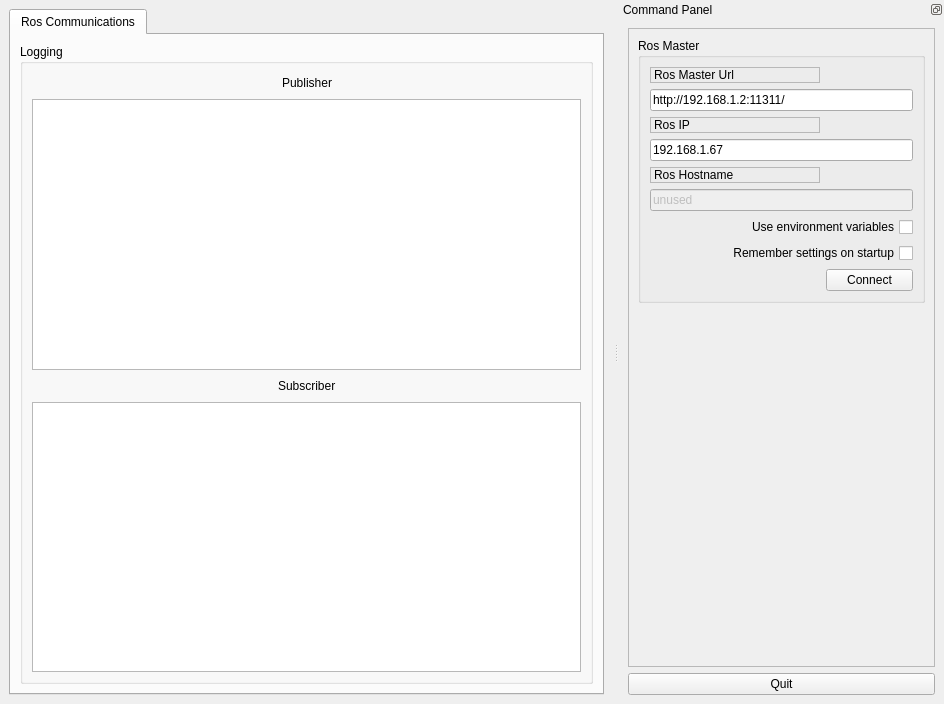
<?xml version="1.0" encoding="UTF-8"?>
<ui version="4.0">
 <class>MainWindowDesign</class>
 <widget class="QMainWindow" name="MainWindowDesign">
  <property name="geometry">
   <rect>
    <x>0</x>
    <y>0</y>
    <width>944</width>
    <height>704</height>
   </rect>
  </property>
  <property name="windowTitle">
   <string>RosQtGUI</string>
  </property>
  <property name="windowIcon">
   <iconset resource="../resources/images.qrc">
    <normaloff>:/images/logo.png</normaloff>:/images/logo.png</iconset>
  </property>
  <property name="locale">
   <locale language="English" country="Australia"/>
  </property>
  <widget class="QWidget" name="centralwidget">
   <layout class="QHBoxLayout">
    <item>
     <widget class="QTabWidget" name="tab_manager">
      <property name="minimumSize">
       <size>
        <width>100</width>
        <height>0</height>
       </size>
      </property>
      <property name="locale">
       <locale language="English" country="Australia"/>
      </property>
      <property name="currentIndex">
       <number>0</number>
      </property>
      <widget class="QWidget" name="tab_status">
       <attribute name="title">
        <string>Ros Communications</string>
       </attribute>
       <layout class="QVBoxLayout" name="verticalLayout_2">
        <item>
         <widget class="QGroupBox" name="groupBox_12">
          <property name="sizePolicy">
           <sizepolicy hsizetype="MinimumExpanding" vsizetype="Preferred">
            <horstretch>0</horstretch>
            <verstretch>0</verstretch>
           </sizepolicy>
          </property>
          <property name="title">
           <string>Logging</string>
          </property>
          <layout class="QVBoxLayout" name="verticalLayout_4">
           <item>
            <layout class="QHBoxLayout" name="horizontalLayout">
             <item>
              <spacer name="horizontalSpacer_2">
               <property name="orientation">
                <enum>Qt::Horizontal</enum>
               </property>
               <property name="sizeHint" stdset="0">
                <size>
                 <width>40</width>
                 <height>20</height>
                </size>
               </property>
              </spacer>
             </item>
             <item>
              <widget class="QLabel" name="label_4">
               <property name="text">
                <string>Publisher</string>
               </property>
              </widget>
             </item>
             <item>
              <spacer name="horizontalSpacer_3">
               <property name="orientation">
                <enum>Qt::Horizontal</enum>
               </property>
               <property name="sizeHint" stdset="0">
                <size>
                 <width>40</width>
                 <height>20</height>
                </size>
               </property>
              </spacer>
             </item>
            </layout>
           </item>
           <item>
            <widget class="QListView" name="view_logging"/>
           </item>
           <item>
            <layout class="QHBoxLayout" name="horizontalLayout_2">
             <item>
              <spacer name="horizontalSpacer_5">
               <property name="orientation">
                <enum>Qt::Horizontal</enum>
               </property>
               <property name="sizeHint" stdset="0">
                <size>
                 <width>40</width>
                 <height>20</height>
                </size>
               </property>
              </spacer>
             </item>
             <item>
              <widget class="QLabel" name="label_5">
               <property name="text">
                <string>Subscriber</string>
               </property>
              </widget>
             </item>
             <item>
              <spacer name="horizontalSpacer_4">
               <property name="orientation">
                <enum>Qt::Horizontal</enum>
               </property>
               <property name="sizeHint" stdset="0">
                <size>
                 <width>40</width>
                 <height>20</height>
                </size>
               </property>
              </spacer>
             </item>
            </layout>
           </item>
           <item>
            <widget class="QListView" name="view_listen"/>
           </item>
          </layout>
         </widget>
        </item>
       </layout>
      </widget>
     </widget>
    </item>
   </layout>
  </widget>
  <widget class="QDockWidget" name="dock_status">
   <property name="sizePolicy">
    <sizepolicy hsizetype="Minimum" vsizetype="Preferred">
     <horstretch>0</horstretch>
     <verstretch>0</verstretch>
    </sizepolicy>
   </property>
   <property name="minimumSize">
    <size>
     <width>325</width>
     <height>395</height>
    </size>
   </property>
   <property name="features">
    <set>QDockWidget::DockWidgetFloatable|QDockWidget::DockWidgetMovable</set>
   </property>
   <property name="allowedAreas">
    <set>Qt::RightDockWidgetArea</set>
   </property>
   <property name="windowTitle">
    <string>Command Panel</string>
   </property>
   <attribute name="dockWidgetArea">
    <number>2</number>
   </attribute>
   <widget class="QWidget" name="dockWidgetContents_2">
    <layout class="QVBoxLayout" name="verticalLayout">
     <item>
      <widget class="QFrame" name="frame">
       <property name="sizePolicy">
        <sizepolicy hsizetype="Minimum" vsizetype="Preferred">
         <horstretch>0</horstretch>
         <verstretch>0</verstretch>
        </sizepolicy>
       </property>
       <property name="frameShape">
        <enum>QFrame::StyledPanel</enum>
       </property>
       <property name="frameShadow">
        <enum>QFrame::Raised</enum>
       </property>
       <layout class="QVBoxLayout" name="verticalLayout_3">
        <item>
         <widget class="QGroupBox" name="groupBox">
          <property name="title">
           <string>Ros Master</string>
          </property>
          <layout class="QGridLayout" name="gridLayout">
           <item row="0" column="0">
            <widget class="QLabel" name="label">
             <property name="frameShape">
              <enum>QFrame::StyledPanel</enum>
             </property>
             <property name="frameShadow">
              <enum>QFrame::Raised</enum>
             </property>
             <property name="text">
              <string>Ros Master Url</string>
             </property>
            </widget>
           </item>
           <item row="1" column="0" colspan="2">
            <widget class="QLineEdit" name="line_edit_master">
             <property name="text">
              <string>http://192.168.1.2:11311/</string>
             </property>
            </widget>
           </item>
           <item row="2" column="0">
            <widget class="QLabel" name="label_2">
             <property name="frameShape">
              <enum>QFrame::StyledPanel</enum>
             </property>
             <property name="frameShadow">
              <enum>QFrame::Raised</enum>
             </property>
             <property name="text">
              <string>Ros IP</string>
             </property>
            </widget>
           </item>
           <item row="3" column="0" colspan="2">
            <widget class="QLineEdit" name="line_edit_host">
             <property name="text">
              <string>192.168.1.67</string>
             </property>
            </widget>
           </item>
           <item row="4" column="0">
            <widget class="QLabel" name="label_3">
             <property name="frameShape">
              <enum>QFrame::StyledPanel</enum>
             </property>
             <property name="frameShadow">
              <enum>QFrame::Raised</enum>
             </property>
             <property name="text">
              <string>Ros Hostname</string>
             </property>
            </widget>
           </item>
           <item row="5" column="0" colspan="2">
            <widget class="QLineEdit" name="line_edit_topic">
             <property name="enabled">
              <bool>false</bool>
             </property>
             <property name="text">
              <string>unused</string>
             </property>
            </widget>
           </item>
           <item row="6" column="0" colspan="2">
            <widget class="QCheckBox" name="checkbox_use_environment">
             <property name="layoutDirection">
              <enum>Qt::RightToLeft</enum>
             </property>
             <property name="text">
              <string>Use environment variables</string>
             </property>
            </widget>
           </item>
           <item row="7" column="0" colspan="2">
            <widget class="QCheckBox" name="checkbox_remember_settings">
             <property name="layoutDirection">
              <enum>Qt::RightToLeft</enum>
             </property>
             <property name="text">
              <string>Remember settings on startup</string>
             </property>
            </widget>
           </item>
           <item row="8" column="0">
            <spacer name="horizontalSpacer">
             <property name="orientation">
              <enum>Qt::Horizontal</enum>
             </property>
             <property name="sizeHint" stdset="0">
              <size>
               <width>170</width>
               <height>21</height>
              </size>
             </property>
            </spacer>
           </item>
           <item row="8" column="1">
            <widget class="QPushButton" name="button_connect">
             <property name="enabled">
              <bool>true</bool>
             </property>
             <property name="sizePolicy">
              <sizepolicy hsizetype="MinimumExpanding" vsizetype="Fixed">
               <horstretch>0</horstretch>
               <verstretch>0</verstretch>
              </sizepolicy>
             </property>
             <property name="toolTip">
              <string>Set the target to the current joint trajectory state.</string>
             </property>
             <property name="statusTip">
              <string>Clear all waypoints and set the target to the current joint trajectory state.</string>
             </property>
             <property name="text">
              <string>Connect</string>
             </property>
            </widget>
           </item>
          </layout>
         </widget>
        </item>
        <item>
         <spacer name="verticalSpacer_3">
          <property name="orientation">
           <enum>Qt::Vertical</enum>
          </property>
          <property name="sizeHint" stdset="0">
           <size>
            <width>20</width>
            <height>233</height>
           </size>
          </property>
         </spacer>
        </item>
       </layout>
      </widget>
     </item>
     <item>
      <widget class="QPushButton" name="quit_button">
       <property name="sizePolicy">
        <sizepolicy hsizetype="MinimumExpanding" vsizetype="Fixed">
         <horstretch>0</horstretch>
         <verstretch>0</verstretch>
        </sizepolicy>
       </property>
       <property name="text">
        <string>Quit</string>
       </property>
      </widget>
     </item>
    </layout>
   </widget>
  </widget>
  <action name="action_Quit">
   <property name="text">
    <string>&amp;Quit</string>
   </property>
   <property name="shortcut">
    <string>Ctrl+Q</string>
   </property>
   <property name="shortcutContext">
    <enum>Qt::ApplicationShortcut</enum>
   </property>
  </action>
  <action name="action_Preferences">
   <property name="text">
    <string>&amp;Preferences</string>
   </property>
  </action>
  <action name="actionAbout">
   <property name="text">
    <string>&amp;About</string>
   </property>
  </action>
  <action name="actionAbout_Qt">
   <property name="text">
    <string>About &amp;Qt</string>
   </property>
  </action>
 </widget>
 <resources>
  <include location="../resources/images.qrc"/>
 </resources>
 <connections>
  <connection>
   <sender>quit_button</sender>
   <signal>clicked()</signal>
   <receiver>MainWindowDesign</receiver>
   <slot>close()</slot>
   <hints>
    <hint type="sourcelabel">
     <x>859</x>
     <y>552</y>
    </hint>
    <hint type="destinationlabel">
     <x>469</x>
     <y>299</y>
    </hint>
   </hints>
  </connection>
 </connections>
</ui>
